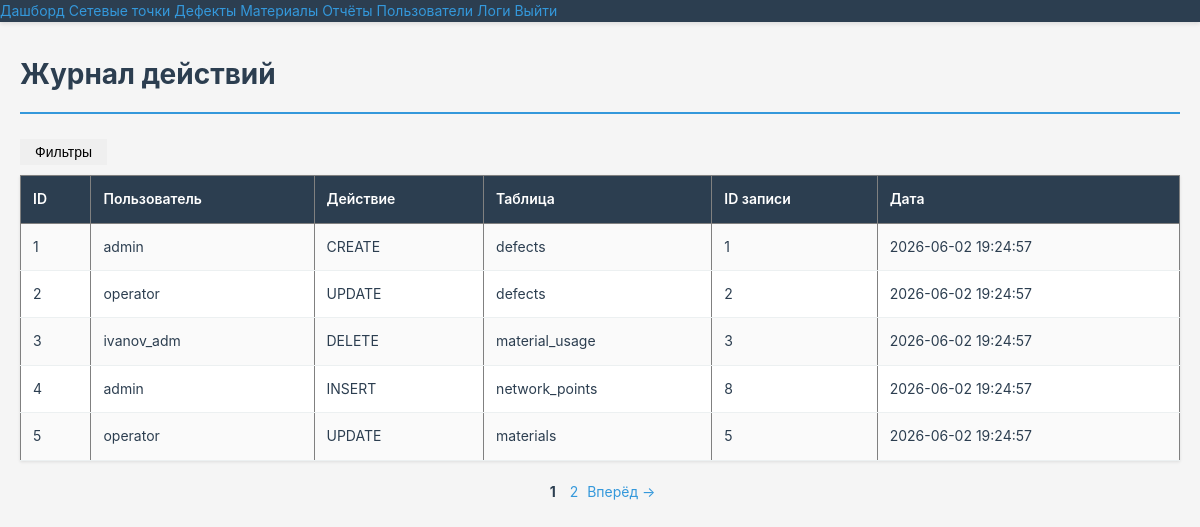
The page /logs/logs.php (signed in) on the database its author committed.
### tables this page shows
CREATE TABLE `logs` (
    `id` int(11) NOT NULL AUTO_INCREMENT,
    `user_id` int(11) DEFAULT NULL,
    `action` varchar(100) DEFAULT NULL,
    `target_table` varchar(50) DEFAULT NULL,
    `target_id` int(11) DEFAULT NULL,
    `created_at` timestamp NULL DEFAULT CURRENT_TIMESTAMP,
    PRIMARY KEY (`id`),
    KEY `user_id` (`user_id`),
    CONSTRAINT `logs_ibfk_1` FOREIGN KEY (`user_id`) REFERENCES `users` (`id`) ON DELETE SET NULL
);

CREATE TABLE `users` (
    `id` int(11) NOT NULL AUTO_INCREMENT,
    `login` varchar(50) NOT NULL UNIQUE,
    `password_hash` varchar(255) NOT NULL,
    `role` enum('admin','operator') DEFAULT 'operator',
    `created_at` timestamp default CURRENT_TIMESTAMP, 
    PRIMARY KEY (`id`)
);

### public/logs/logs.php (called while the page is built, shortened)
<?php
require_once '../../config/db.php';
require_once '../../controllers/logs/logs_controller.php';
include '../../views/logs/index.php';

### includes/helpers.php (called while the page is built, shortened)
<?php
function getGetParam($name, $type = 'string', $default = null) {
    if (!isset($_GET[$name])) {
        return $default;
    }
}
?>

### controllers/logs/logs_controller.php (called while the page is built, shortened)
<?php
require_once __DIR__ . '/../../models/logs/LogModel.php';
require_once __DIR__ . '/../../includes/helpers.php';
require_once __DIR__ . '/../../includes/pagination.php';
$limit = 5;
$page = isset($_GET['page']) ? (int)$_GET['page'] : 1;
$user = getGetParam('user_id', 'int');
$action = getGetParam('action', 'string');
$date_from = getGetParam('date_from', 'date');
$date_to = getGetParam('date_to', 'date');
    $total = countAllLogs($pdo, $user, $action ,$date_from, $date_to  );
    $pagination = getPaginationInfo($total, $limit, $page);
    $logs = getlogsWithPagination($pdo, $pagination['limit'], $pagination['offset'], $user, $action, $date_from, $date_to);
    $currentPage = $pagination['current_page'];
    $totalPages = $pagination['total_pages'];
?>

### models/logs/LogModel.php (called while the page is built, shortened)
<?php
function countAllLogs($pdo, $date_from, $date_to, $action, $user) {
    $sql = "SELECT COUNT(*)         FROM logs l
        LEFT JOIN users u ON l.user_id = u.id
        WHERE 1=1";
    $params = [];
        $stmt = $pdo->prepare($sql);
    $stmt->execute($params);
    return $stmt->fetchColumn();
}
function getlogsWithPagination($pdo, $limit, $offset, $user, $action, $date_from, $date_to) {
    $sql = "
        SELECT l.*, u.login as user_login
        FROM logs l
        LEFT JOIN users u ON l.user_id = u.id
        WHERE 1=1
    ";
        $params = [];
    $sql .= " LIMIT :limit OFFSET :offset";
    $stmt = $pdo->prepare($sql);
    $stmt->bindValue(':limit', (int)$limit, PDO::PARAM_INT);
    $stmt->bindValue(':offset', (int)$offset, PDO::PARAM_INT);
    $stmt->execute();
    return $stmt->fetchAll(PDO::FETCH_ASSOC);
}

### includes/pagination.php (called while the page is built, shortened)
<?php
function getPaginationInfo($total, $limit = 5, $page = 1) {
    $totalPages = ceil($total / $limit);
    return [
        'current_page' => $page,
        'total_pages' => $totalPages,
        'total' => $total,
        'limit' => $limit,
        'offset' => ($page - 1) * $limit
    ];
}
?>

### views/logs/index.php (the view, shortened to what this page needs)
<?php include __DIR__ . '/../../views/layouts/header.php'; ?>
    <h1>Журнал действий</h1>
    <button onclick="toggleFilters()" style="margin-bottom: 10px; padding: 5px 15px;">Фильтры</button>
<?php if (empty($logs)): ?>
    <p>Нет записей.</p>
<?php else: ?>
    <table border="1" cellpadding="8" width="100%">
        <tr bgcolor="#f0f0f0">
            <th>ID</th>
            <th>Пользователь</th>
            <th>Действие</th>
            <th>Таблица</th>
            <th>ID записи</th>
            <th>Дата</th>
        </tr>
        <?php foreach ($logs as $log): ?>
            <tr>
                <td><?= htmlspecialchars($log['id']) ?></td>
                <td><?= htmlspecialchars($log['user_login'] ?? '—') ?></td>
                <td><?= htmlspecialchars($log['action']) ?></td>
                <td><?= htmlspecialchars($log['target_table']) ?></td>
                <td><?= htmlspecialchars($log['target_id'] ?? '—') ?></td>
                <td><?= htmlspecialchars($log['created_at']) ?></td>
            </tr>
        <?php endforeach; ?>
    </table>
<?php endif; ?>
<?php if ($totalPages > 1): ?>
    <div style="margin-top: 20px; text-align: center;">
        <?php for ($i = 1; $i <= $totalPages; $i++): ?>
                <?php
                $params = $_GET;
                $params['page'] = $i;
                $linkPage = "?" . http_build_query($params); ?>
            <?php if ($i == $currentPage): ?>
                <strong style="margin: 0 5px;"><?= $i ?></strong>
            <?php else: ?>
                <a href="<?= $linkPage?>" style="margin: 0 5px;"><?= $i ?></a>
            <?php endif; ?>
        <?php endfor; ?>
        <?php if ($currentPage < $totalPages): ?>
                <?php
                $params = $_GET;
                $params['page'] = $currentPage + 1;
                $linkNext = "?" . http_build_query($params); ?>
            <a href="<?= $linkNext ?>">Вперёд →</a>
        <?php endif; ?>
    </div>
<?php endif; ?>
<?php include __DIR__ . '/../../views/layouts/footer.php'; ?>

### assets/main.css (style rules this page uses)
* { margin: 0; padding: 0; box-sizing: border-box; }
:root { --primary: #2c3e50; --secondary: #3498db; --success: #27ae60; --warning: #f39c12; --danger: #e74c3c; --text: #2c3e50; --text-light: #7f8c8d; }
html, body { font-family: -apple-system, BlinkMacSystemFont, 'Segoe UI', Roboto, sans-serif; color: var(--text); background-color: #f5f5f5; font-size: 14px; line-height: 1.6; }
h1 { margin-bottom: 25px; padding-bottom: 15px; border-bottom: 2px solid var(--secondary); font-size: 28px; }
table { width: 100%; border-collapse: collapse; background-color: white; box-shadow: 0 1px 3px rgba(0, 0, 0, 0.1); margin-bottom: 20px; }
table th { background-color: var(--primary); color: white; padding: 12px; text-align: left; font-weight: 600; }
table td { padding: 12px; border-bottom: 1px solid #ecf0f1; }
table tbody tr:nth-child(even) { background-color: #fafafa; }
button, a.btn, input[type="submit"] { padding: 10px 18px; border: none; font-size: 14px; font-weight: 500; cursor: pointer; text-decoration: none; display: inline-block; transition: all 0.3s; }
a { color: var(--secondary); text-decoration: none; }

### rows shown on the page
logs: id "1", user.login "admin", action "CREATE", target_table "defects", target "1", created_at "2026-06-02 19:24:57"
logs: id "2", user.login "operator", action "UPDATE", target_table "defects", target "2", created_at "2026-06-02 19:24:57"
logs: id "3", user.login "ivanov_adm", action "DELETE", target_table "material_usage", target "3", created_at "2026-06-02 19:24:57"
logs: id "4", user.login "admin", action "INSERT", target_table "network_points", target "8", created_at "2026-06-02 19:24:57"
logs: id "5", user.login "operator", action "UPDATE", target_table "materials", target "5", created_at "2026-06-02 19:24:57"
